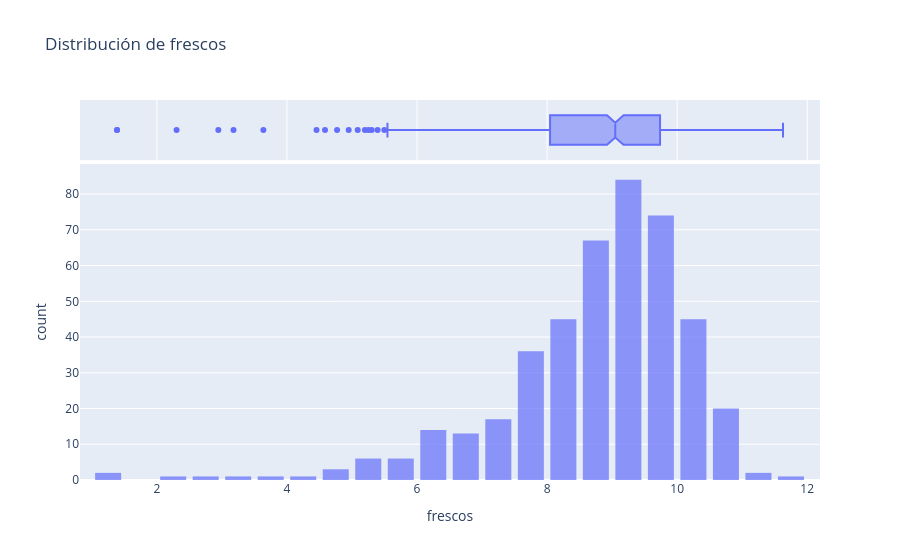
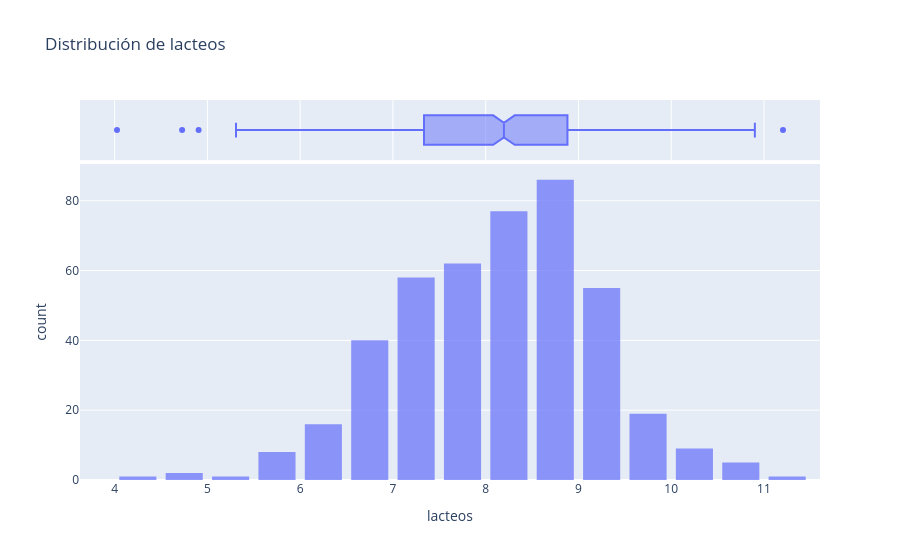
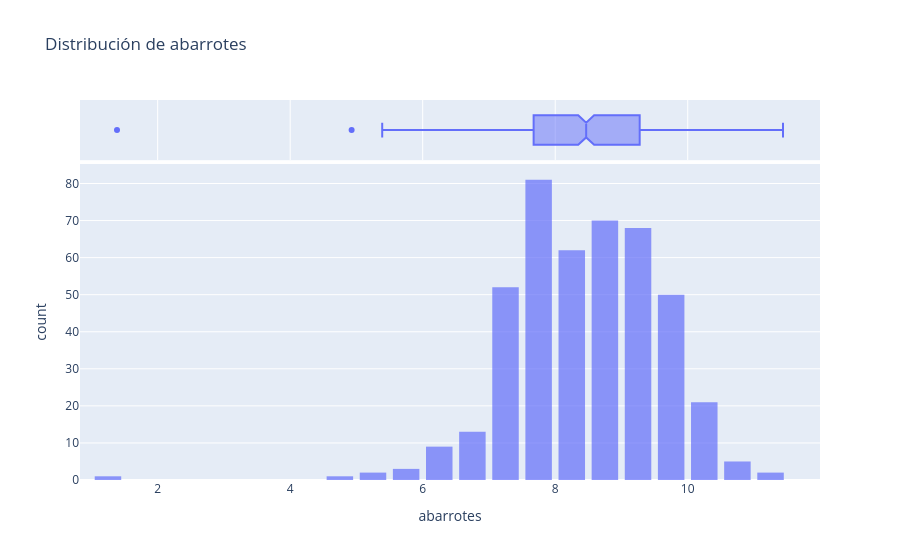
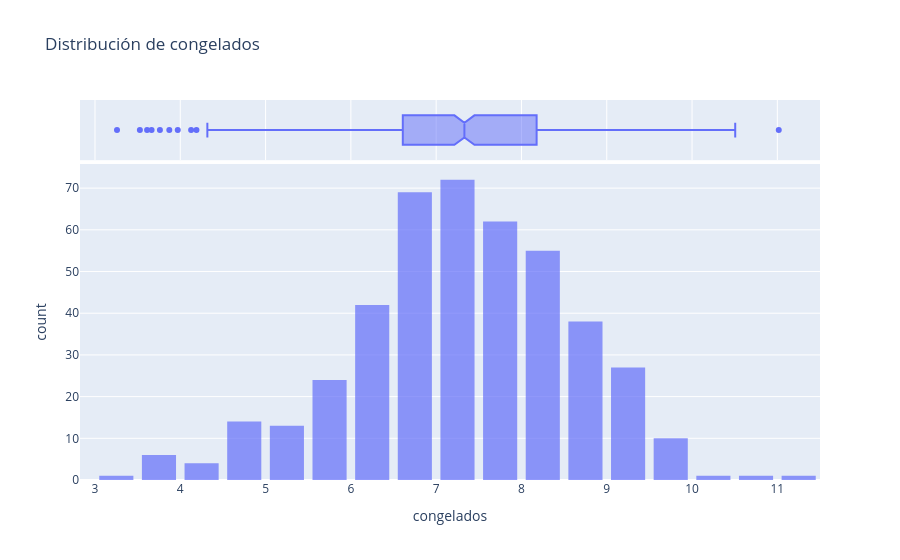

Notebook cell for these charts, in order:
### Markdown cell above
---
# 2️⃣ ¿Por qué `log1p` antes de escalar? (20 min)

`StandardScaler` resta la media y divide entre la desviación estándar, pero **no cambia la forma** de la distribución: un cliente que estaba 16 desviaciones arriba sigue igual de lejos. Para datos de dinero, el truco clásico es aplicar el **logaritmo** antes de escalar:

$$x' = \log(1 + x)$$

- El logaritmo **comprime la cola**: pasar de 1,000 a 10,000 pesa lo mismo que pasar de 10,000 a 100,000 (multiplicar por 10).
- Usamos `log1p` (es decir, $\log(1+x)$) en vez de `log` para que un gasto de 0 no dé $-\infty$.
- En lenguaje de negocio: comparamos **proporciones** ("gasta el doble") en vez de diferencias absolutas ("gasta 5,000 más").

Vamos a escalar **de las dos formas** y comparar.

### Code cell
# 1. Crea df_log aplicando np.log1p a df[gasto] (el df original NO se modifica)
# 2. Grafica sus distribuciones con plot_distributions(df_log, gasto)
# ✍️ Tu código aquí
df_log = np.log1p(df[gasto])

plot_distributions(df_log, gasto)

### Figure 1 — Plotly figure (JSON) as saved in the notebook; plotly's stock layout.template omitted (floating-point values rounded to 4 significant figures; data arrays with more than 128 entries replaced by an {"elided": "..."} marker saying what was removed)
{"data": [{"bingroup": "x", "hovertemplate": "frescos=%{x}<br>count=%{y}<extra></extra>", "legendgroup": "", "marker": {"color": "#636efa", "opacity": 0.7, "pattern": {"shape": ""}}, "name": "", "nbinsx": 30, "orientation": "v", "showlegend": false, "type": "histogram", "x": {"elided": "440 float values"}, "xaxis": "x", "yaxis": "y"}, {"hovertemplate": "frescos=%{x}<extra></extra>", "legendgroup": "", "marker": {"color": "#636efa"}, "name": "", "notched": true, "showlegend": false, "type": "box", "x": {"elided": "440 float values"}, "xaxis": "x2", "yaxis": "y2"}], "layout": {"bargap": 0.2, "barmode": "relative", "legend": {"tracegroupgap": 0}, "title": {"text": "Distribución de frescos"}, "xaxis": {"anchor": "y", "domain": [0, 1], "title": {"text": "frescos"}}, "xaxis2": {"anchor": "y2", "domain": [0, 1], "matches": "x", "showgrid": true, "showticklabels": false}, "yaxis": {"anchor": "x", "domain": [0, 0.8316], "title": {"text": "count"}}, "yaxis2": {"anchor": "x2", "domain": [0.8416, 1], "matches": "y2", "showgrid": false, "showline": false, "showticklabels": false, "ticks": ""}}}

### Figure 2 — Plotly figure (JSON) as saved in the notebook; plotly's stock layout.template omitted (floating-point values rounded to 4 significant figures; data arrays with more than 128 entries replaced by an {"elided": "..."} marker saying what was removed)
{"data": [{"bingroup": "x", "hovertemplate": "lacteos=%{x}<br>count=%{y}<extra></extra>", "legendgroup": "", "marker": {"color": "#636efa", "opacity": 0.7, "pattern": {"shape": ""}}, "name": "", "nbinsx": 30, "orientation": "v", "showlegend": false, "type": "histogram", "x": {"elided": "440 float values"}, "xaxis": "x", "yaxis": "y"}, {"hovertemplate": "lacteos=%{x}<extra></extra>", "legendgroup": "", "marker": {"color": "#636efa"}, "name": "", "notched": true, "showlegend": false, "type": "box", "x": {"elided": "440 float values"}, "xaxis": "x2", "yaxis": "y2"}], "layout": {"bargap": 0.2, "barmode": "relative", "legend": {"tracegroupgap": 0}, "title": {"text": "Distribución de lacteos"}, "xaxis": {"anchor": "y", "domain": [0, 1], "title": {"text": "lacteos"}}, "xaxis2": {"anchor": "y2", "domain": [0, 1], "matches": "x", "showgrid": true, "showticklabels": false}, "yaxis": {"anchor": "x", "domain": [0, 0.8316], "title": {"text": "count"}}, "yaxis2": {"anchor": "x2", "domain": [0.8416, 1], "matches": "y2", "showgrid": false, "showline": false, "showticklabels": false, "ticks": ""}}}

### Figure 3 — Plotly figure (JSON) as saved in the notebook; plotly's stock layout.template omitted (floating-point values rounded to 4 significant figures; data arrays with more than 128 entries replaced by an {"elided": "..."} marker saying what was removed)
{"data": [{"bingroup": "x", "hovertemplate": "abarrotes=%{x}<br>count=%{y}<extra></extra>", "legendgroup": "", "marker": {"color": "#636efa", "opacity": 0.7, "pattern": {"shape": ""}}, "name": "", "nbinsx": 30, "orientation": "v", "showlegend": false, "type": "histogram", "x": {"elided": "440 float values"}, "xaxis": "x", "yaxis": "y"}, {"hovertemplate": "abarrotes=%{x}<extra></extra>", "legendgroup": "", "marker": {"color": "#636efa"}, "name": "", "notched": true, "showlegend": false, "type": "box", "x": {"elided": "440 float values"}, "xaxis": "x2", "yaxis": "y2"}], "layout": {"bargap": 0.2, "barmode": "relative", "legend": {"tracegroupgap": 0}, "title": {"text": "Distribución de abarrotes"}, "xaxis": {"anchor": "y", "domain": [0, 1], "title": {"text": "abarrotes"}}, "xaxis2": {"anchor": "y2", "domain": [0, 1], "matches": "x", "showgrid": true, "showticklabels": false}, "yaxis": {"anchor": "x", "domain": [0, 0.8316], "title": {"text": "count"}}, "yaxis2": {"anchor": "x2", "domain": [0.8416, 1], "matches": "y2", "showgrid": false, "showline": false, "showticklabels": false, "ticks": ""}}}

### Figure 4 — Plotly figure (JSON) as saved in the notebook; plotly's stock layout.template omitted (floating-point values rounded to 4 significant figures; data arrays with more than 128 entries replaced by an {"elided": "..."} marker saying what was removed)
{"data": [{"bingroup": "x", "hovertemplate": "congelados=%{x}<br>count=%{y}<extra></extra>", "legendgroup": "", "marker": {"color": "#636efa", "opacity": 0.7, "pattern": {"shape": ""}}, "name": "", "nbinsx": 30, "orientation": "v", "showlegend": false, "type": "histogram", "x": {"elided": "440 float values"}, "xaxis": "x", "yaxis": "y"}, {"hovertemplate": "congelados=%{x}<extra></extra>", "legendgroup": "", "marker": {"color": "#636efa"}, "name": "", "notched": true, "showlegend": false, "type": "box", "x": {"elided": "440 float values"}, "xaxis": "x2", "yaxis": "y2"}], "layout": {"bargap": 0.2, "barmode": "relative", "legend": {"tracegroupgap": 0}, "title": {"text": "Distribución de congelados"}, "xaxis": {"anchor": "y", "domain": [0, 1], "title": {"text": "congelados"}}, "xaxis2": {"anchor": "y2", "domain": [0, 1], "matches": "x", "showgrid": true, "showticklabels": false}, "yaxis": {"anchor": "x", "domain": [0, 0.8316], "title": {"text": "count"}}, "yaxis2": {"anchor": "x2", "domain": [0.8416, 1], "matches": "y2", "showgrid": false, "showline": false, "showticklabels": false, "ticks": ""}}}
